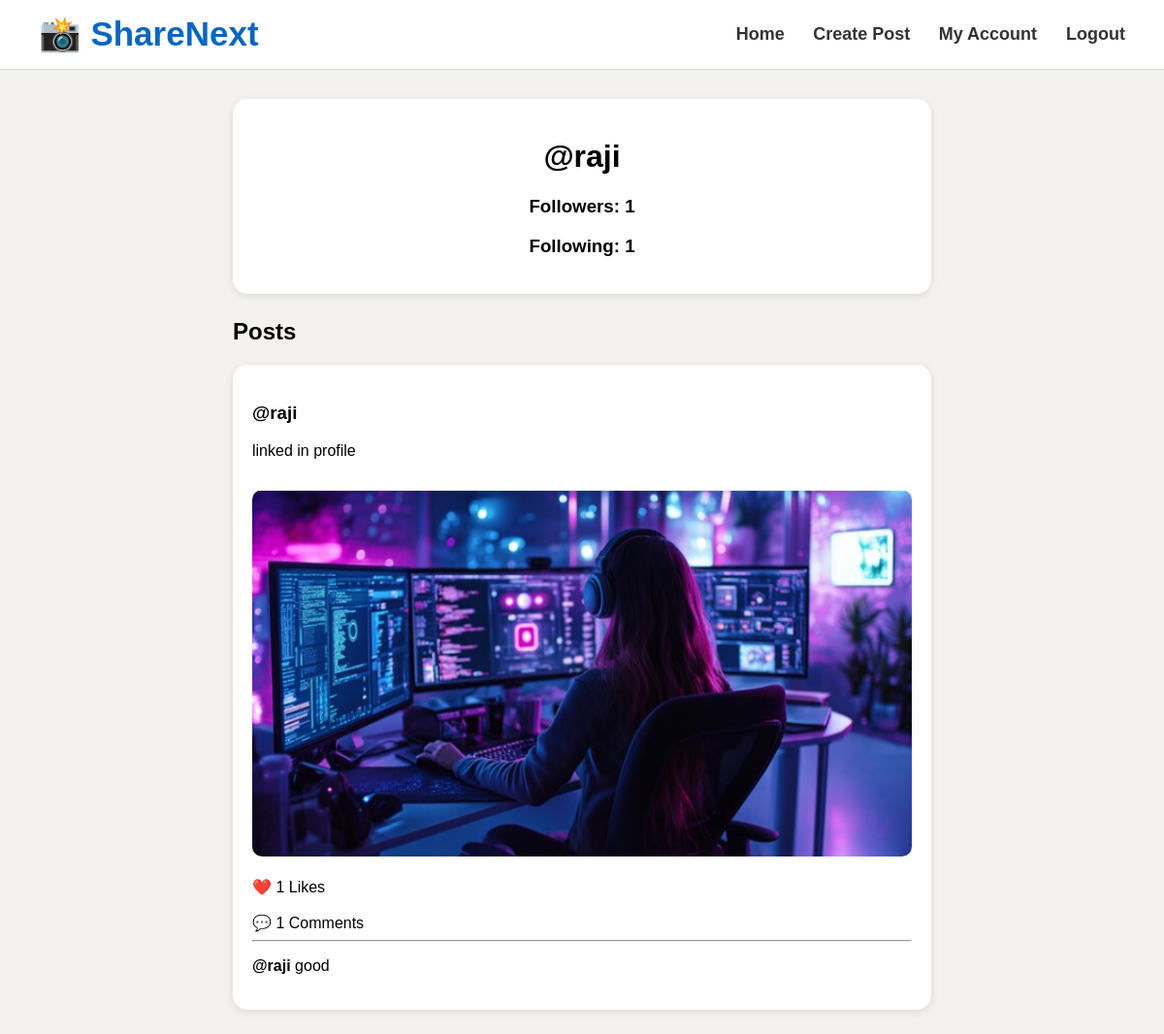
The page /profile/raji/ (signed in) on the database its author committed.
### app/models.py (models this page shows, shortened)
class Post(models.Model):
    user = models.ForeignKey(
        User,
        on_delete=models.CASCADE
    )
    content = models.TextField()
    image = models.ImageField(
        upload_to='posts/',
        blank=True,
        null=True
    )
    likes = models.ManyToManyField(
        User,
        related_name='liked_posts',
        blank=True
    )
    created_at = models.DateTimeField(
        auto_now_add=True
    )

class Comment(models.Model):
    post = models.ForeignKey(
        Post,
        on_delete=models.CASCADE
    )
    user = models.ForeignKey(
        User,
        on_delete=models.CASCADE
    )
    text = models.TextField()
    created_at = models.DateTimeField(
        auto_now_add=True
    )

### app/views.py (the view)
# urls.py: path('profile/<str:username>/', views.profile, name='profile'),
@login_required
def profile(request, username):
    profile_user = User.objects.get(
        username=username
    )
    posts = Post.objects.filter(
        user=profile_user
    ).order_by('-created_at')
    followers_count = Follow.objects.filter(
        following=profile_user
    ).count()
    following_count = Follow.objects.filter(
        follower=profile_user
    ).count()
    is_following = Follow.objects.filter(
        follower=request.user,
        following=profile_user
    ).exists()
    return render(request, 'app/profile.html', {
        'profile_user': profile_user,
        'posts': posts,
        'followers_count': followers_count,
        'following_count': following_count,
        'is_following': is_following,
    })

### app/templates/app/profile.html (shortened to what this page needs)
{% extends 'app/base.html' %}
{% block content %}
<div class="post-card" style="text-align:center;">
    <h1>@{{ profile_user.username }}</h1>
    <h3>
        Followers: {{ followers_count }}
    </h3>
    <h3>
        Following: {{ following_count }}
    </h3>
</div>
<h2>Posts</h2>
{% for post in posts %}
<div class="post-card">
    <h3>@{{ post.user.username }}</h3>
    <p>{{ post.content }}</p>
    {% if post.image %}
        <img src="{{ post.image.url }}" class="post-image">
    {% endif %}
    <br><br>
    ❤️ {{ post.likes.count }} Likes
    <br><br>
    💬 {{ post.comment_set.count }} Comments
    <hr>
    {% for comment in post.comment_set.all %}
        <p>
            <b>@{{ comment.user.username }}</b>
            {{ comment.text }}
        </p>
    {% empty %}
        <p>No comments yet.</p>
    {% endfor %}
</div>
{% endfor %}
{% endblock %}

### app/static/css/style.css (style rules this page uses)
body { background:#f3f2ef; font-family:Arial; margin:0; padding:0; }
.post-card { background:white; padding:20px; border-radius:15px; margin-bottom:25px; box-shadow:0px 2px 8px rgba(0,0,0,0.1); }
.post-image { width:100%; border-radius:10px; margin-top:15px; }

### rows shown on the page
Post: user.username "raji", content "linked in profile", image (picture), likes.count "1", comment_set.count "1"
Comment: user.username "raji", text "good"

### other values the page prints
{{ profile_user.username }} "raji"
{{ followers_count }} "1"
{{ following_count }} "1"
